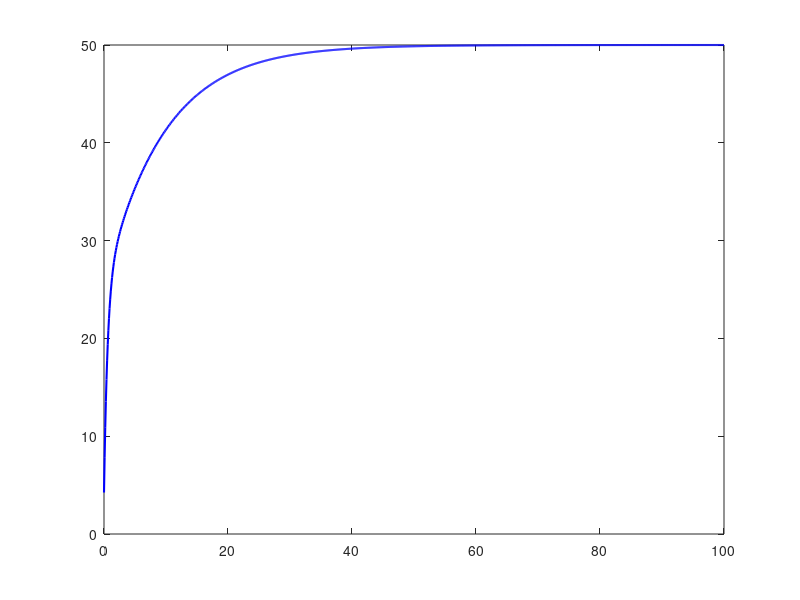

The MATLAB script that drew this image: (Note: this script raises an error after producing the figure.)
% Parametrii sistemului
h = 0.1; % Timpul de eșantionare (100 ms)
Kp = 1;   % Coeficient proporțional
Ki =2; % Coeficient integrator
Kd = 0; % Coeficient derivativ
T = 1; % Constanta de timp pt becul nostru

% Calculul coeficienților pentru PID discret
c1 = 100 * Kd;
c2 = -Kp - 200 * Kd;
c3 = 100 * Kd + Kp + 0.01 * Ki;

% Funcția de transfer a PID-ului discret
num_PID = [c3, c2, c1];  % Coeficienții numeratori
den_PID = [1, -1, 0];    % Coeficienții numitorului

% Definirea funcției de transfer discrete pentru PID
PID_discret = tf(num_PID, den_PID, h);

% Coeficienții pentru PT1 discret
a1 = h/(h+T);
b = T/(h+T);

% Funcția de transfer a PT1 discret
num_PT1 = [a1, 0];       % Coeficienții numeratori
den_PT1 = [1, -b];       % Coeficienții numitorului

% Definirea funcției de transfer discrete pentru PT1
PT1_discret = tf(num_PT1, den_PT1, h);

% Setpoint-ul (valoarea dorită a temperaturii)
setpoint = 50;

% Salvează parametrii în workspace-ul MATLAB
disp('Parametrii calculați:');
disp(['c1 = ', num2str(c1)]);
disp(['c2 = ', num2str(c2)]);
disp(['c3 = ', num2str(c3)]);
disp(['a1 = ', num2str(a1)]);
disp(['b = ', num2str(b)]);

% Crearea sistemului în buclă închisă
% Feedback negativ pentru buclă PID -> PT1
closed_loop_system = feedback(PID_discret * PT1_discret, 1);

% Simularea răspunsului la un setpoint de 36.6 °C
time = 0:h:100; % Simulare pentru 10 secunde
input_signal = setpoint * ones(size(time)); % Setpoint constant

% Simulare
[response, t] = lsim(closed_loop_system, input_signal, time);

% Graficul răspunsului sistemului
figure;
plot(t, response, 'b', 'LineWidth', 1.5);
hold on;
yline(setpoint, 'r--', 'LineWidth', 1.5); % Linia de referință
grid on;
title('Răspunsul sistemului în buclă închisă');
xlabel('Timp (s)');
ylabel('Temperatura (\circC)');
legend('Răspunsul sistemului', 'Setpoint');
